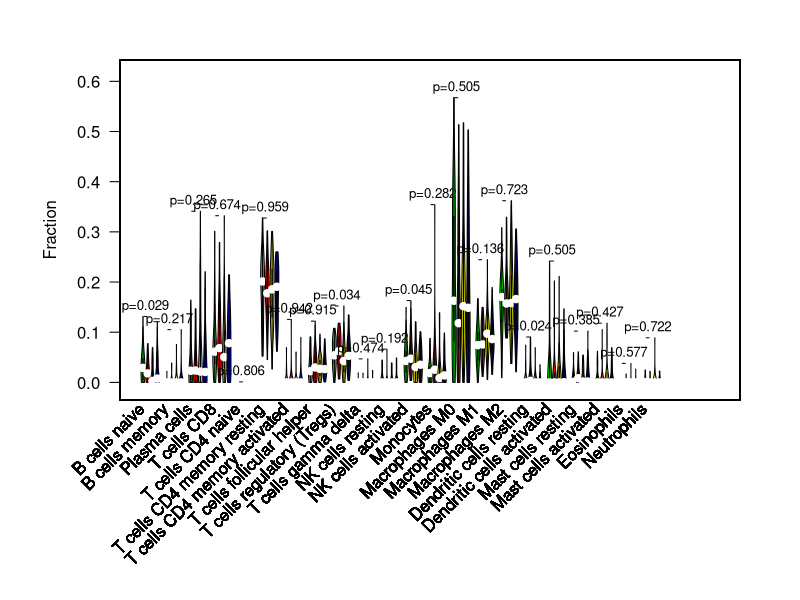

Recreate this plot in R.
#install.packages("vioplot")

library(vioplot)                                                   
#setwd("C:\\Users\\lexb4\\Desktop\\tcgaTMB\\23.vioplot")         
lv1 = 37
lv2 = 41
lv3 = 39
lv4 = 38

rt=read.table("CIBERSORT.filter.txt",sep="\t",header=T,row.names=1,check.names=F)   
width = 120

p_col <- 1:ncol(rt)
#pdf("vioplot.pdf",height=8,width=15)             
par(las=1,mar=c(10,6,3,3))
x=c(p_col)
y=c(p_col)
plot(x,y,
     xlim=c(0,width),ylim=c(min(rt)-0.01,max(rt)+0.05),
     main="",xlab="", ylab="Fraction",
     pch=21,
     col="white",
     xaxt="n")



for(i in p_col){
  if(sd(rt[1:lv1,i])==0){
    rt[1,i]=0.001
  }
  if(sd(rt[(lv1+1):(lv1+lv2),i])==0){
    rt[(lv1+1),i]=0.001
  }
  if(sd(rt[(lv1+lv2+1):(lv1+lv2 + lv3),i])==0){
    rt[(lv1+lv2+1),i]=0.001
  }
  if(sd(rt[(lv1+lv2+lv3+1):(lv1+lv2 +lv3 + lv4),i])==0){
    rt[(lv1+lv2+1),i]=0.001
  }
  lv1Data=rt[1:lv1,i]
  lv2Data=rt[(lv1+1):(lv1+lv2),i]
  lv3Data = rt[(lv1+lv2+1):(lv1+lv2 +lv3),i]
  lv4Data = rt[(lv1+lv2+lv3+1):(lv1+lv2 +lv3 +lv4),i]
  
  vioplot(lv1Data,at=5*(i-1),lty=1,add = T,col = 'green')
  vioplot(lv2Data,at=5*(i-1)+1,lty=1,add = T,col = 'red')
  vioplot(lv3Data,at=5*(i-1)+2,lty=1,add = T,col = 'yellow')
  vioplot(lv4Data,at=5*(i-1)+3,lty=1,add = T,col = 'blue')
  #wilcoxTest=wilcox.test(lv1Data,lv2, lv3)
  aov_data <- data.frame(leve = c(rep("lv1", length(lv1Data)),
                                  rep("lv2", length(lv2Data)),
                                  rep("lv3", length(lv3Data)),
                                  rep("lv4", length(lv4Data))),
                         value = c(lv1Data, lv2Data, lv3Data, lv4Data))
  
  res <- aov(value ~ leve, data = aov_data)
  res2 <- summary(res)
  p <- round(res2[[1]]$`Pr(>F)`[1], 3)
  #p=round(wilcoxTest$p.value,3)
  mx=max(c(lv1Data,lv2Data, lv3Data, lv4Data))
  lines(c(x=5*(i-1)+0.2,x=5*(i-1)+0.8),c(mx,mx))
  text(x=5*(i-1)+0.5, y=mx+0.02, labels=ifelse(p<0.001, paste0("p<0.001"), paste0("p=",p)), cex = 0.8)
  text(c(1 + seq(1,width,5))[1:22],-0.05,xpd = NA,labels=colnames(rt),cex = 1,srt = 45,pos=2)
}

#dev.off()
